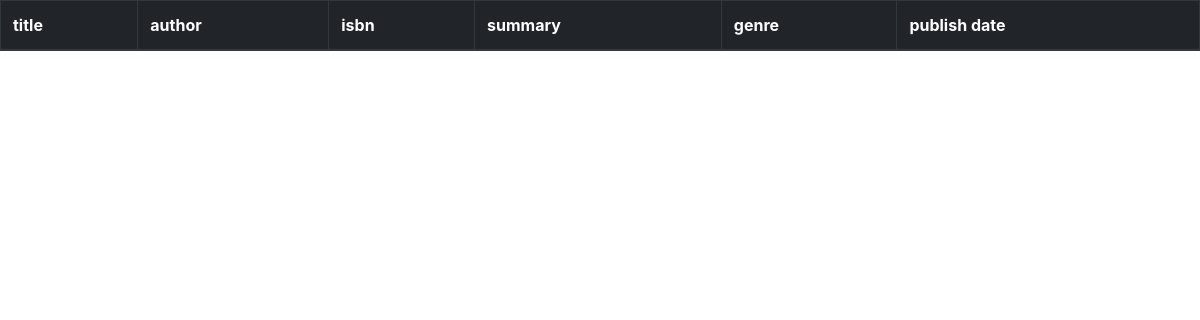
/list, run on an earlier commit of the app's database.
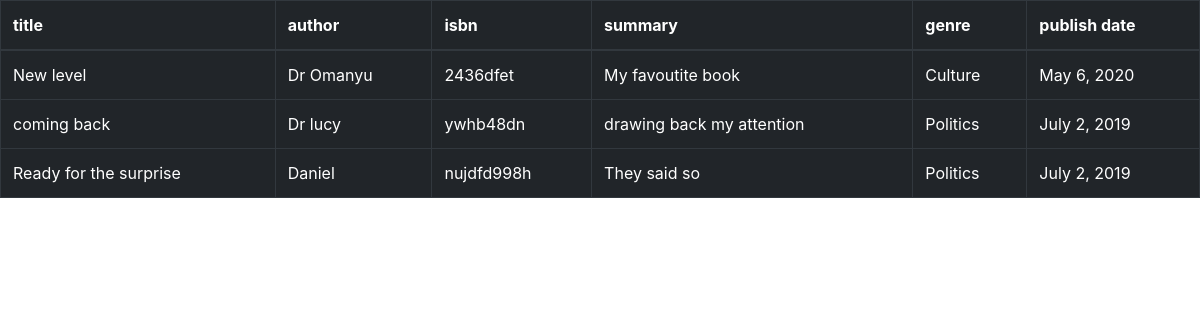
And on a later commit of the database.
### djangoBookshelf/models.py (models this page shows)
class Book(models.Model):
    title = models.CharField(max_length=250, blank=False, null=False)
    author = models.CharField(max_length=250, blank=False, null=False)
    isbn = models.CharField(max_length=250, blank=False, null=False)
    summary = models.CharField(max_length=250, blank=False, null=False)
    genre = models.CharField(max_length=250, blank=False, null=False)
    publish_date = models.DateField()

### djangoBookshelf/views.py (the view)
# urls.py: path('list', views.booklist, name='booklist')
def booklist(request):
    list = Book.objects.all()
    return render(request, 'booklist.html', {'list': list})

### templates/booklist.html (shortened to what this page needs)
<!doctype html>
<html lang="en">
<head>
    {% load static %}
    <link rel="stylesheet" href="{% static 'css/bootstrap.min.css/' %}">
</head>
<body>
    <table class="table table-bordered table-dark  table-hover">
    <thead>
            <tr>
            <th scope="col">title</th>
            <th scope="col">author</th>
            <th scope="col">isbn</th>
            <th scope="col">summary</th>
            <th scope="col">genre</th>
            <th scope="col">publish date</th>
        </tr>
    </thead>
    <tbody id="main-table">
    {% for i in list %}
       <tr>
                <td>{{ i.title }}</td>
                <td >{{ i.author }}</td>
                <td >{{ i.isbn }}</td>
                <td >{{ i.summary }}</td>
                <td>{{ i.genre }}</td>
                <td>{{ i.publish_date }}</td>
        </tr>
    {% endfor %}
    </tbody>
    </table>
</body>
</html>

What changed in the data, as far as the page shows it:
added Book: title "New level", author "Dr Omanyu", isbn "2436dfet", summary "My favoutite book", genre "Culture", publish_date "May 6, 2020"
added Book: title "coming back", author "Dr lucy", isbn "ywhb48dn", summary "drawing back my attention", genre "Politics", publish_date "July 2, 2019"
added Book: title "Ready for the surprise", author "Daniel", isbn "nujdfd998h", summary "They said so", genre "Politics", publish_date "July 2, 2019"
